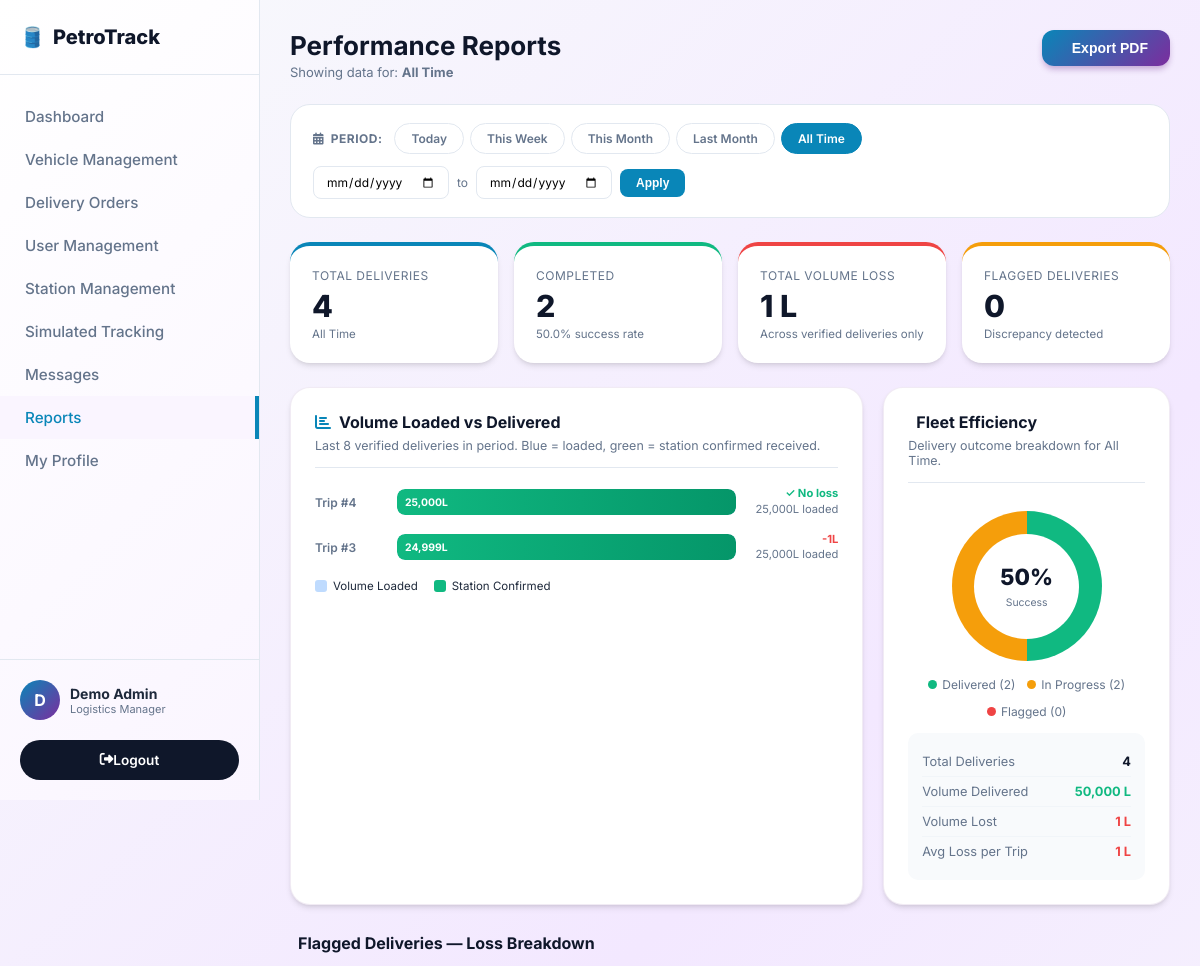
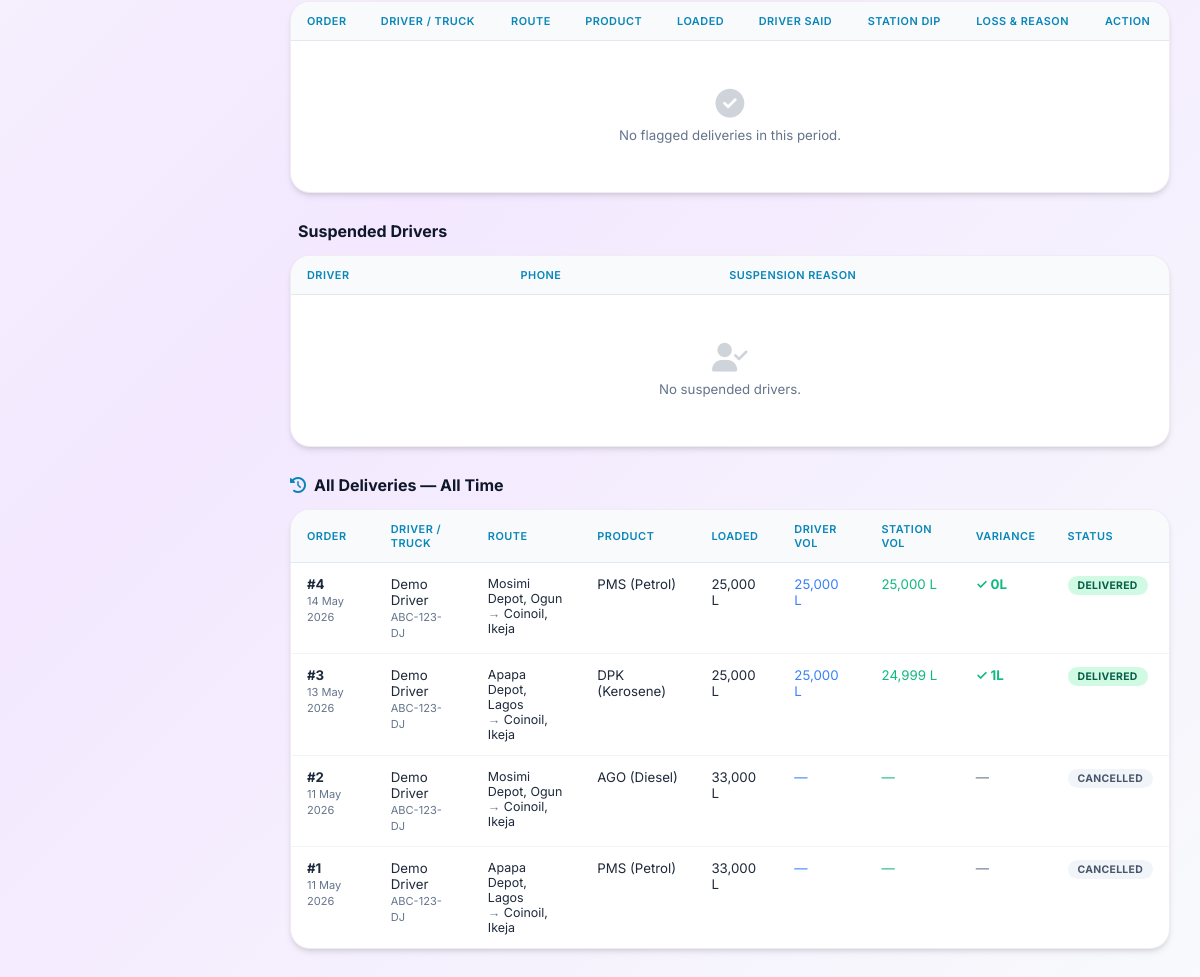
/reports.php?period=all_time (signed in), run on the app's committed database (2 pictures, top to bottom).
### tables this page shows
CREATE TABLE `deliveries` (
  `id` int(11) NOT NULL,
  `truck_id` int(11) NOT NULL,
  `source` varchar(100) DEFAULT NULL,
  `destination` varchar(100) DEFAULT NULL,
  `product_type` enum('PMS','AGO','DPK','ATK') DEFAULT NULL,
  `volume_loaded` int(11) DEFAULT NULL,
  `volume_delivered` int(11) DEFAULT 0,
  `delivery_status` enum('pending','in_transit','awaiting_verification','delivered','cancelled','flagged') DEFAULT 'pending',
  `delivery_date` date DEFAULT NULL,
  `estimated_arrival` time DEFAULT NULL,
  `created_at` timestamp NOT NULL DEFAULT current_timestamp(),
  `driver_reported_vol` int(11) DEFAULT NULL,
  `station_reported_vol` int(11) DEFAULT NULL,
  `discrepancy_reason` text DEFAULT NULL,
  `supervisor_signature` text DEFAULT NULL,
  `station_id` int(11) DEFAULT NULL,
  `notes` text DEFAULT NULL,
  `created_by` int(11) DEFAULT NULL,
  `verified_by` varchar(100) DEFAULT NULL,
  `verified_at` datetime DEFAULT NULL,
  `verified_station` varchar(100) DEFAULT NULL,
  `delivered_at` datetime DEFAULT NULL
);

CREATE TABLE `users` (
  `id` int(11) NOT NULL,
  `name` varchar(100) NOT NULL,
  `email` varchar(100) NOT NULL,
  `phone` varchar(20) DEFAULT NULL,
  `password` varchar(255) NOT NULL,
  `role` enum('admin','driver','supervisor') NOT NULL,
  `status` enum('active','inactive','suspended') DEFAULT 'active',
  `status_reason` text DEFAULT NULL,
  `last_login` datetime DEFAULT NULL,
  `created_at` timestamp NOT NULL DEFAULT current_timestamp(),
  `updated_at` timestamp NOT NULL DEFAULT current_timestamp() ON UPDATE current_timestamp(),
  `station_id` int(11) DEFAULT NULL,
  `verification_pin` varchar(255) DEFAULT NULL,
  `security_question` varchar(255) DEFAULT NULL,
  `security_answer` varchar(255) DEFAULT NULL
);

CREATE TABLE `vehicles` (
  `id` int(11) NOT NULL,
  `plate_number` varchar(20) DEFAULT NULL,
  `driver_id` int(11) DEFAULT NULL,
  `capacity` int(11) NOT NULL,
  `status` enum('active','inactive','maintenance') DEFAULT 'active',
  `latitude` decimal(10,8) DEFAULT NULL,
  `longitude` decimal(11,8) DEFAULT NULL,
  `created_at` timestamp NOT NULL DEFAULT current_timestamp(),
  `updated_at` timestamp NOT NULL DEFAULT current_timestamp() ON UPDATE current_timestamp(),
  `managed_by` int(11) DEFAULT NULL
);

### reports.php (the view, shortened to what the rows shown need)
<?php
include 'config/db_connect.php';
$period = $_GET['period'] ?? 'this_month';
switch ($period) {
    case 'all_time':
        $where_date = "";
        break;
}
$history_result = $conn->query(
    "SELECT d.id, d.source, d.destination, d.product_type,
            d.volume_loaded, d.driver_reported_vol, d.station_reported_vol,
            d.discrepancy_reason, d.delivery_status, d.delivery_date,
            v.plate_number, u.name as driver_name
     FROM deliveries d
     JOIN vehicles v ON d.truck_id = v.id
     LEFT JOIN users u ON v.driver_id = u.id
     WHERE 1=1 $where_date
     ORDER BY d.id DESC"
);
$all_history = $history_result->fetch_all(MYSQLI_ASSOC);
$chart_result = $conn->query(
    "SELECT d.id, d.volume_loaded, d.driver_reported_vol, d.station_reported_vol,
            (d.driver_reported_vol - d.station_reported_vol) as loss
     FROM deliveries d
     WHERE d.delivery_status='delivered'
     AND d.driver_reported_vol IS NOT NULL AND d.station_reported_vol IS NOT NULL
     $where_date
     ORDER BY d.id DESC LIMIT 8"
);
$trips = $chart_result->fetch_all(MYSQLI_ASSOC);
$max_vol = 1;
foreach ($trips as $t) { if ($t['volume_loaded'] > $max_vol) $max_vol = $t['volume_loaded']; }
$products = ['PMS'=>'PMS (Petrol)','AGO'=>'AGO (Diesel)','DPK'=>'DPK (Kerosene)','ATK'=>'ATK (Aviation)'];
?>
<!DOCTYPE html>
<html lang="en">
<head>
<link rel="stylesheet" href="https://cdnjs.cloudflare.com/ajax/libs/font-awesome/6.4.0/css/all.min.css">
</head>
<body>
<main class="main-content">
    <div class="page-header">
        <div>
            <h2><i  style="color:var(--primary);"></i> Performance Reports</h2>
        </div>
    </div>
    <div class="reports-grid">
        <div class="chart-card">
            <?php if(!empty($trips)): ?>
            <div class="bar-chart">
                <?php foreach($trips as $t):
                    $loaded    = $t['volume_loaded'];
                    $delivered = $t['station_reported_vol'] ?? $t['driver_reported_vol'] ?? 0;
                    $loss      = max(0, ($t['driver_reported_vol'] ?? 0) - ($t['station_reported_vol'] ?? 0));
                    $del_pct   = $max_vol > 0 ? round(($delivered / $max_vol) * 100) : 0;
                    $load_pct  = $max_vol > 0 ? round(($loaded / $max_vol) * 100) : 100;
                ?>
                <div class="bar-group">
                    <div class="bar-label">Trip #<?php echo $t['id']; ?></div>
                    <div class="bar-track" style="position:relative;">
                        <div class="bar-loaded" style="width:<?php echo $load_pct; ?>%;"></div>
                        <div class="bar-delivered" style="width:<?php echo $del_pct; ?>%;">
                            <span><?php echo number_format($delivered); ?>L</span>
                        </div>
                    </div>
                    <div class="bar-meta">
                        <?php if($loss > 0): ?>
                        <span class="variance-bad">-<?php echo number_format($loss); ?>L</span>
                        <?php else: ?>
                        <span class="variance-ok">✓ No loss</span>
                        <?php endif; ?>
                        <br><span><?php echo number_format($loaded); ?>L loaded</span>
                    </div>
                </div>
                <?php endforeach; ?>
            </div>
            <?php else: ?>
            <div class="empty-state"><i></i><p>No verified deliveries in this period.</p></div>
            <?php endif; ?>
        </div>
    </div>
    <div class="data-table">
        <table>
            <thead>
                <tr>
                    <th>Order</th><th>Driver / Truck</th><th>Route</th><th>Product</th>
                    <th>Loaded</th><th>Driver Said</th><th>Station Dip</th>
                    <th>Loss &amp; Reason</th><th>Action</th>
                </tr>
            </thead>
        </table>
    </div>
    <div class="data-table">
        <table>
            <thead><tr><th>Driver</th><th>Phone</th><th>Suspension Reason</th></tr></thead>
        </table>
    </div>
    <div class="data-table">
        <table>
            <thead>
                <tr>
                    <th>Order</th><th>Driver / Truck</th><th>Route</th><th>Product</th>
                    <th>Loaded</th><th>Driver Vol</th><th>Station Vol</th><th>Variance</th><th>Status</th>
                </tr>
            </thead>
            <tbody>
            <?php if(!empty($all_history)): foreach($all_history as $h):
                $var = ($h['driver_reported_vol'] && $h['station_reported_vol'])
                    ? ($h['driver_reported_vol'] - $h['station_reported_vol']) : null;
                $pillClass = [
                    'delivered'             => 'pill-delivered',
                    'flagged'               => 'pill-flagged',
                    'cancelled'             => 'pill-cancelled',
                    'pending'               => 'pill-pending',
                    'in_transit'            => 'pill-in_transit',
                    'awaiting_verification' => 'pill-awaiting',
                ][$h['delivery_status']] ?? '';
            ?>
            <tr class="<?php echo $h['delivery_status']=='flagged'?'flagged-row':''; ?>">
                <td><strong>#<?php echo $h['id']; ?></strong><br><small style="color:var(--muted);"><?php echo $h['delivery_date']?date('d M Y',strtotime($h['delivery_date'])):'—'; ?></small></td>
                <td><?php echo htmlspecialchars($h['driver_name']??'—'); ?><br><small style="color:var(--muted);"><?php echo htmlspecialchars($h['plate_number']); ?></small></td>
                <td style="font-size:.78rem;"><?php echo htmlspecialchars($h['source']??'—'); ?><br><span style="color:var(--muted);">→</span> <?php echo htmlspecialchars($h['destination']??'—'); ?></td>
                <td><?php echo $products[$h['product_type']]??$h['product_type']; ?></td>
                <td><?php echo number_format($h['volume_loaded']); ?> L</td>
                <td style="color:var(--info);"><?php echo $h['driver_reported_vol'] ? number_format($h['driver_reported_vol']).' L' : '—'; ?></td>
                <td style="color:var(--success);"><?php echo $h['station_reported_vol'] ? number_format($h['station_reported_vol']).' L' : '—'; ?></td>
                <td>
                    <?php if($var !== null): ?>
                        <?php if(abs($var) <= 100): ?>
                            <span class="variance-ok">✓ <?php echo number_format(abs($var)); ?>L</span>
                        <?php endif; ?>
                    <?php else: echo '<span style="color:var(--muted);">—</span>'; endif; ?>
                </td>
                <td><span class="pill <?php echo $pillClass; ?>"><?php echo ucfirst(str_replace('_',' ',$h['delivery_status'])); ?></span></td>
            </tr>
            <?php endforeach; else: ?>
            <tr><td colspan="9"><div class="empty-state"><i class="fas fa-inbox"></i><p>No deliveries in this period.</p></div></td></tr>
            <?php endif; ?>
            </tbody>
        </table>
    </div>
</main>
</body>
</html>

### data on the page
deliveries: id "4", station_reported_vol "25,000", shows "✓ No loss", volume_loaded "25,000", delivery_date "14 May 2026", users.name "Demo Driver", truck.plate_number "ABC-123-DJ", source "Mosimi Depot, Ogun", destination "Coinoil, Ikeja", product_type "PMS (Petrol)", driver_reported_vol "25,000", abs($var) "0", delivery_status "DELIVERED"
deliveries: id "3", $load_pct 100 (drawn), $del_pct 100 (drawn), station_reported_vol "24,999", loss "1", volume_loaded "25,000", delivery_date "13 May 2026", users.name "Demo Driver", truck.plate_number "ABC-123-DJ", source "Apapa Depot, Lagos", destination "Coinoil, Ikeja", product_type "DPK (Kerosene)", driver_reported_vol "25,000", abs($var) "1", delivery_status "DELIVERED"
deliveries: id "2", delivery_date "11 May 2026", users.name "Demo Driver", truck.plate_number "ABC-123-DJ", source "Mosimi Depot, Ogun", destination "Coinoil, Ikeja", product_type "AGO (Diesel)", volume_loaded "33,000", delivery_status "CANCELLED"
deliveries: id "1", delivery_date "11 May 2026", users.name "Demo Driver", truck.plate_number "ABC-123-DJ", source "Apapa Depot, Lagos", destination "Coinoil, Ikeja", product_type "PMS (Petrol)", volume_loaded "33,000", delivery_status "CANCELLED"

### other printed values
$initials "D"
$logged_in_name "Demo Admin"
getRoleLabel($logged_in_role) "Logistics Manager"
$period_label "All Time"
$v "Today"
$v "This Week"
$v "This Month"
$v "Last Month"
$v "All Time"
$total_deliveries "4"
$delivered_count "2"
$success_rate "50.0"
$total_loss "1"
$flagged_count "0"
$success_rate "50"
